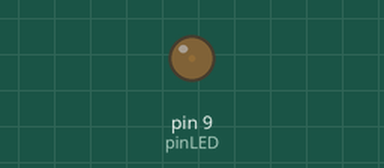
Simulated run of this sketch. Board: Arduino Uno, built with avr-gcc and run on an emulated ATmega328P. Parts: output pins drawn as LEDs (lit = HIGH).

Above: at 0.05 s.
At 2.25 s:
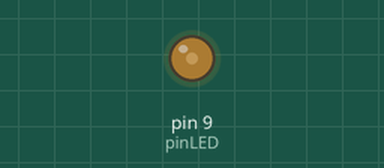
At 4.5 s:
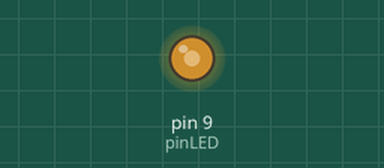
At 8.95 s:
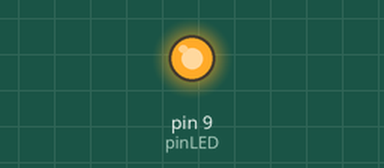
Timing chart, 0 to 11.7 s (numbered marks = the images above):
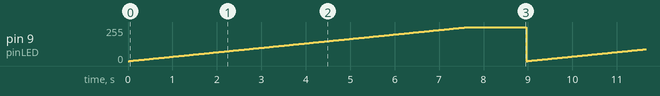

Measured:
- by itself, pin 9 (pinLED): ramps from 0/255 to 255/255 and jumps back, once every 9.0 s

The sketch:

13c.ino
```cpp
int pinLED = 9;

void setup() {
  pinMode(pinLED, OUTPUT);
  Serial.begin(9600);
}

void loop() {
  for (int kecerahan = 0; kecerahan <= 255; kecerahan++) {
    analogWrite(pinLED, kecerahan);
    delay(30);
  }

  for (int kecerahan = 255; kecerahan >= 0; kecerahan--) {
    analogWrite(pinLED, kecerahan);
    delay(5);
  }

}
```
